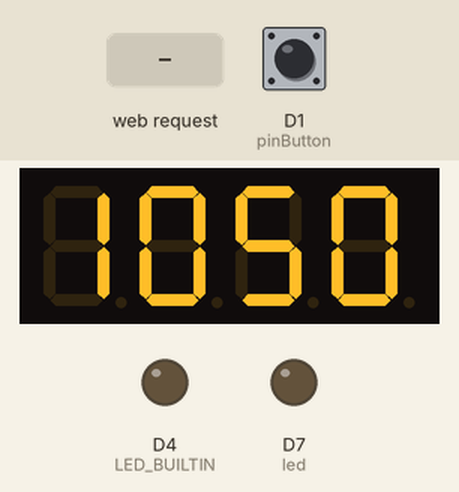
This sketch was run on a simulated ESP8266 (NodeMCU). On the bench: 4-digit seven-segment display, output pins drawn as LEDs (lit = HIGH, except the on-board LED, lit = LOW). The inputs (shaded band) are chosen by the test bench; at power-on: D1 (pinButton) HIGH. WiFi joins after 1.5 s; servers stay silent unless stated; what the sketch prints to the serial monitor is not drawn.

Above: at 2.7 s.
2.8 s: D1 (pinButton) pulled LOW for 0.15 s
At 4.0 s:
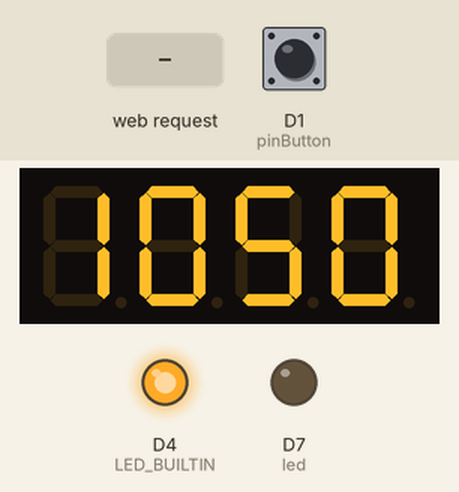
4.4 s: HTTP request GET /Button received
At 5.2 s:
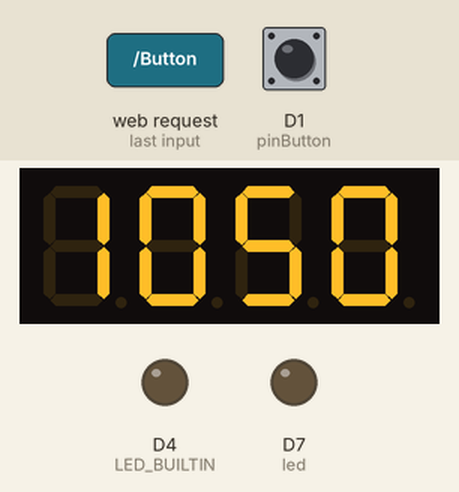
5.9 s: D1 (pinButton) pulled LOW for 1 s
At 6.4 s:
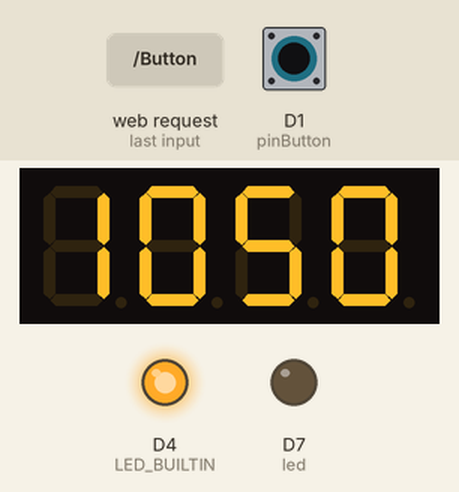
Timing chart, 0 to 8.9 s (numbered marks = the images above; inputs shaded):
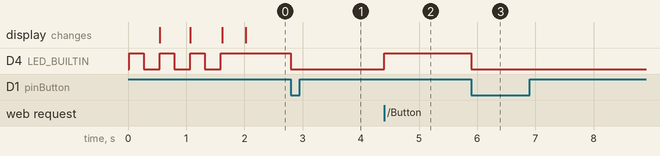

The sketch:

ESPController.ino
```cpp
/*


21/4/18 this is copied from another file, alot of junk code below needs deleting to make this only do the dumpload part of the job

*/


#include <ESP8266WiFi.h>
#include <WiFiClient.h>
#include <ESP8266WebServer.h>
#include <ESP8266mDNS.h>
#include <Arduino.h>
#include <TM1637Display.h>


#define numsensors 12
//6 voltages and 6 currents
//also want one global voltage to check for overvoltage?
#define maxpoints 200

//analogue pin:
//int pinADC=A0;
//int pinPWM1=D1;
//int pinPWM2=D2;
int pinButton = D1;
int pressed=0;

int CLK1 = D5;  //pins for display
int DIO1 = D6;


TM1637Display Pdisplay(CLK1, DIO1); //display for voltage


const int led = 13;  //indicates when the server is in use
const char* ssid = "Cyclops_Wifi";
const char* password = "skullface";

#define TEST_DELAY   2000

String returnString=""; //this is the string that will be returned after the html request


int duty1=0;
int duty2=0;
int time1=0;
int timedelay=2; //seconds


float dataLog[numsensors+1][maxpoints]={0};
int totalPoints=0;

ESP8266WebServer server(80);

void setup(void){

  ESP.eraseConfig();
  pinMode(LED_BUILTIN, OUTPUT);
  pinMode(CLK1,OUTPUT);
  pinMode(DIO1,OUTPUT);
  pinMode(pinButton,INPUT);
  Pdisplay.setBrightness(0x0f);

  pinMode(led, OUTPUT);
  digitalWrite(led, 0);
  Serial.begin(115200);
  WiFi.begin(ssid, password);
  Serial.println("");


//pinMode(CLK1,OUTPUT);
//pinMode(CLK2,OUTPUT);
//pinMode(DIO1,OUTPUT);
  setdisplay();
//pinMode(DIO2,OUTPUT);


  // All segments on
  int wait=0;
  // Wait for connection
  while (WiFi.status() != WL_CONNECTED) {
    digitalWrite(LED_BUILTIN, HIGH);
    delay(250);
    digitalWrite(LED_BUILTIN, LOW);
    delay(250);
    Pdisplay.showNumberDec(wait, false);
    wait++;
    Serial.print(".");
    //setdisplay();
  }
  Serial.println("");
  Serial.print("Connected to ");
  Serial.println(ssid);
  Serial.print("IP address: ");
  Serial.println(WiFi.localIP());

  if (MDNS.begin("esp8266")) {
    Serial.println("MDNS responder started");
  }

  //include all webpages available here:

  server.on("/", handleRoot);
  server.on("/Button", handleButton);
  server.on("/button", handleButton);
  server.onNotFound(handleNotFound);

  server.begin();
  Serial.println("HTTP server started");
  digitalWrite(LED_BUILTIN, HIGH);  //off
}

void loop(void){
  server.handleClient();
  checkInputs();

  if (millis()-time1>timedelay*1000){//perform ana ftion every "timedelay" # of seconds
    showIP();
    time1=millis();
    }
}

void checkInputs(){

  if (!digitalRead(pinButton)) {
    if (pressed==2){pressed=2;}
    else {pressed=1;
    digitalWrite(LED_BUILTIN, LOW);}

    }
    else if (pressed==2){pressed=0;}

//if (!digitalRead(pinButton)) {pressed=1;digitalWrite(LED_BUILTIN, LOW);}
//else {pressed=0;digitalWrite(LED_BUILTIN, HIGH);}

  }


void showIP(){

   Pdisplay.showNumberDec(WiFi.localIP()[2]*1000+WiFi.localIP()[3],false);
  }


void setdisplay(){
  float power=1230;
  Pdisplay.showNumberDec(power, false);//need to set the formatting correctly, currently probably only uses last two/three didgets. are decimals possible?
  //Serial.print("setdisplay");
  //Pdisplay.showNumberDec(1234, false);
}


void handleButton(){

      if (pressed==1) {returnString="Yes";}
      else {returnString="No";}
      if (!digitalRead(pinButton)) {pressed=2;}
      else {pressed=0;}
      digitalWrite(LED_BUILTIN, HIGH);

  server.sendHeader("Access-Control-Allow-Origin", "*");//should be included automatically, acording to documentation, but isn't for some reason
server.send(200, "text/plain", returnString);
}


void handleRoot() {
  digitalWrite(led, 1);
  server.sendHeader("Access-Control-Allow-Origin", "*");
  server.send(200, "text/plain", "hello from esp8266!\n Filename: "+String(__FILE__)+"\n Complile Date: "+String(__DATE__));
  digitalWrite(led, 0);
}

void handleNotFound(){
  digitalWrite(led, 1);
  String message = "File Not Found\n\n";
  message += "URI: ";
  message += server.uri();
  message += "\nMethod: ";
  message += (server.method() == HTTP_GET)?"GET":"POST";
  message += "\nArguments: ";
  message += server.args();
  message += "\n";
  for (uint8_t i=0; i<server.args(); i++){
    message += " " + server.argName(i) + ": " + server.arg(i) + "\n";
  }
  server.sendHeader("Access-Control-Allow-Origin", "*");
  server.send(404, "text/plain", message);
  digitalWrite(led, 0);
}
```

Measured:
- after the input at 2.8 s, D4 (LED_BUILTIN): HIGH → LOW at once
- after the input at 4.4 s, D4 (LED_BUILTIN): LOW → HIGH at once
- after the input at 5.9 s, D4 (LED_BUILTIN): HIGH → LOW at once
